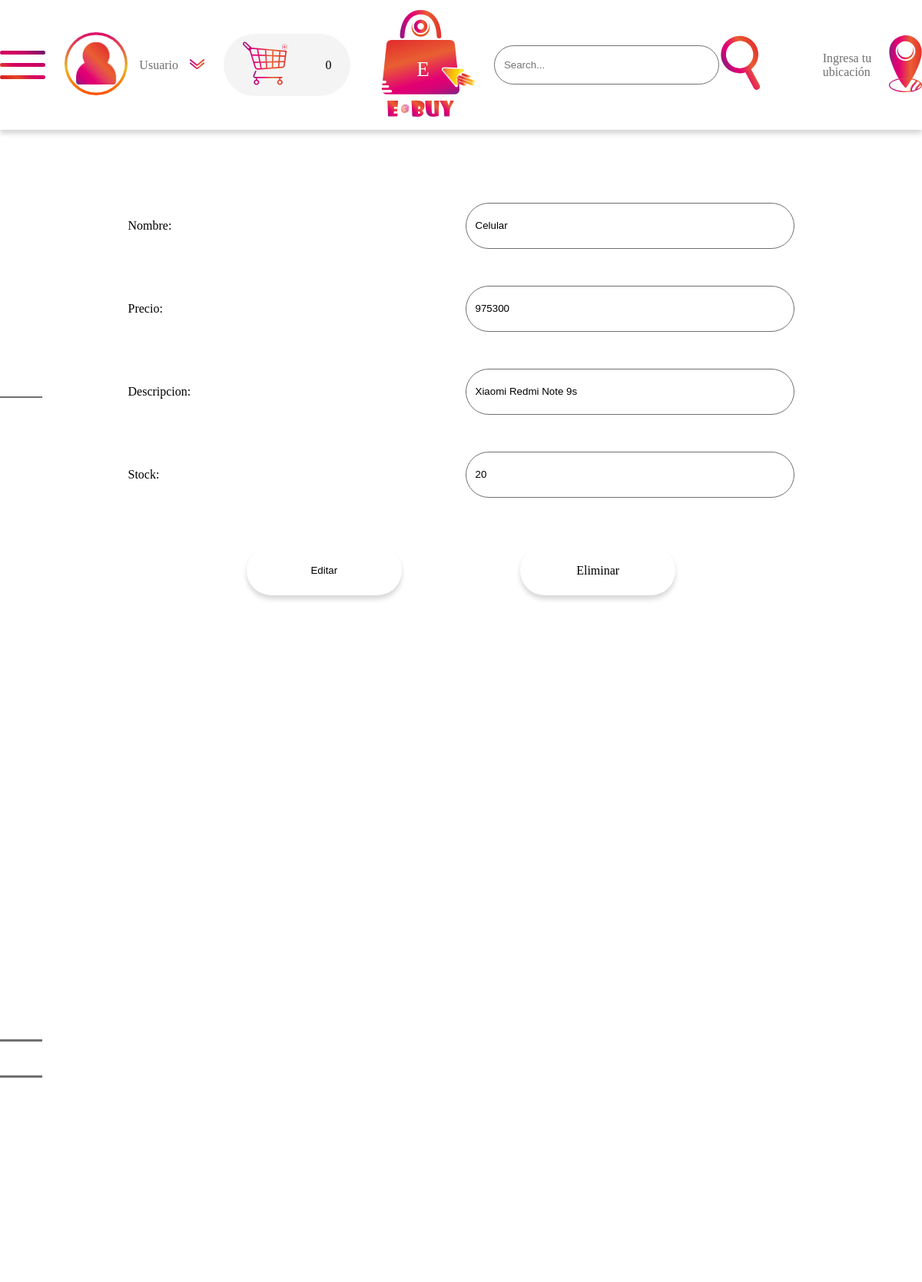
Page /edit/2 on the committed database.
### tables this page shows
CREATE TABLE Producto (Id INTEGER PRIMARY KEY AUTOINCREMENT, name TIME NOT NULL, Descripcion TEXT NOT NULL, Price INTEGER, Stock INTEGER);

### app.py (the view)
@app.route('/edit/<int:id>', methods=['GET', 'POST'])
def edit(id):
    db = get_db()
    cur = db.cursor()  #Apuntamos a la base de datos
    cur.execute('SELECT * FROM Producto WHERE Id = {}'.format(id))
    data = cur.fetchone()
    cur.close()
    print(data)
    return render_template('edit.html', datos = data)

### app.py (called while the page is built)
@app.before_request
def logged():
    user_id = session.get( 'user_id')
    if user_id is None:
        g.user = None
    else:
        g.user = get_db().execute('SELECT * FROM usuario WHERE id=?', (user_id,)).fetchone()

### db.py (called while the page is built)
def get_db():
    try:
        if 'db' not in g:
            g.db = sqlite3.connect('data.db')          #Conexion a la base de datos
            g.db.row_factory = sqlite3.Row  #Debuelve las filas que estan en tuplas permite acceder a las columnas llamdas por el nombre
        return g.db
    except Error:
        print(Error)

### templates/edit.html
{% extends "header.html" %}
{% block content %}
<section class="cen1">
            <form
            action="/update/{{datos.0}}"
            method="post"
            >
                <div class="okok">
                    <div class="box">
                        <label for="nombre">Nombre:</label>
                        <input type="text" id="nombre" value="{{datos.1}}"  class="inp"  name="producto">
                    </div>
                    <div class="box">
                        <label for="precio">Precio:</label>
                        <input type="text" id="precio" value="{{datos.3}}"  class="inp"  name="precio">
                    </div>
                    <div class="box">
                        <label for="comentario">Descripcion:</label>
                        <input type="text" id="comentario" value="{{datos.2}}" class="inp"  name="comment">
                    </div>
                    <div class="box">
                        <label for="stock">Stock:</label>
                        <input type="text" id="stock" value="{{datos.4}}"  class="inp"  name="stock">
                    </div>
                    <div class="botones">
                        <div class="btn"><a href="#"><input type="submit" value="Editar" class="subm"></a></div>
                        <div class="subi"><a href="/Delete/{{datos.0}}"  >Eliminar</a></div>
                    </div>
                </div>
            </form>
</section>
{% endblock %}

### static/css/stylesAnadir.css (style rules this page uses)
* { padding: 0; margin: 0; box-sizing: border-box; }
body { background: #f2f2f2; }
form { width: 867px; height: 657px; }
.okok { text-align: left; }
.inp { width: 428px; height: 60px; background: #FFFFFF 0% 0% no-repeat padding-box; border: 1px solid #707070; border-radius: 30px; opacity: 1; outline: none; padding: 12px 12px 12px; }
.subm { width: 202px; height: 64px; background: #fff; box-shadow: 0px 5px 6px #00000029; border-radius: 40px; border: none; opacity: 1; margin: 15px 0 15px 0; cursor: pointer; }
.box { display: flex; justify-content: space-between; align-items: center; margin: 48px 0; }
.okok .botones { display: flex; justify-content: space-evenly }
.subi { width: 202px; height: 64px; background: #fff; box-shadow: 0px 5px 6px #00000029; border-radius: 40px; border: none; opacity: 1; margin: 15px 0 15px 0; cursor: pointer; display: flex; justify-content: center; align-items: center; }
.subi a { text-decoration: none; color: black; }
.cen1 { display: flex; justify-content: center; align-items: center; height: 50%; }

### rows in the picture
Producto: producto "Celular", precio "975300", comment "Xiaomi Redmi Note 9s", stock "20"
